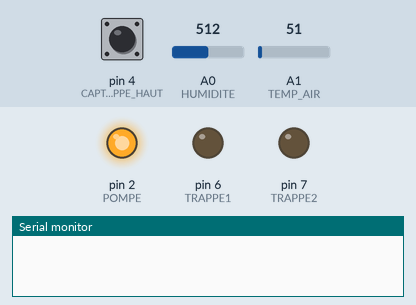
The sketch below on a simulated Arduino Uno, built with avr-gcc and run on an emulated ATmega328P. Parts: output pins drawn as LEDs (lit = HIGH), the last lines printed to the serial monitor. The test bench sets the inputs (shaded band); at power-on: A1 (TEMP_AIR) = 51, pin 4 (CAPT_TRAPPE_HAUT) HIGH, A0 (HUMIDITE) = 512.

Above: at 0.1 s.
At 1.2 s:
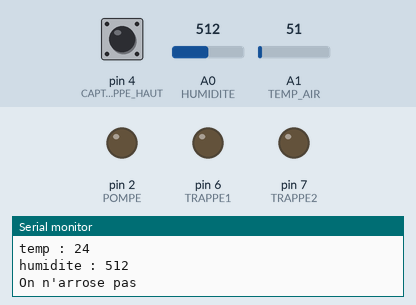
1.3 s: A1 (TEMP_AIR) set to 69
At 2.2 s:
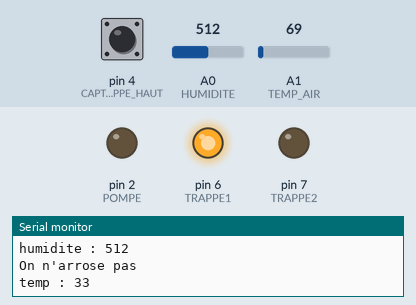
Timing chart, 0 to 4.3 s (numbered marks = the images above; inputs shaded):
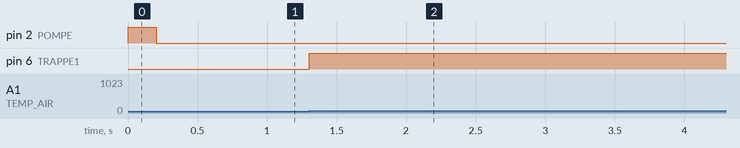

The sketch:

Programme_Arduino.ino
```cpp
//Définition des constantes
#define HUMIDITE A0
#define TEMP_AIR A1
#define POMPE 2
#define CAPT_TRAPPE_HAUT 4
#define CAPT_TRAPPE_BAS 5
#define TRAPPE1 6
#define TRAPPE2 7

//Définition des variables
unsigned int tempCan = 0;
unsigned int temperature = 0;
unsigned int seuilTemperatureHaut = 30;
unsigned int seuilTemperatureBas = 20;
unsigned int humiditeCan = 0;
unsigned int seuilHumidite = 512;


void setup() {
  Serial.begin(9600);
  pinMode(POMPE, OUTPUT);
  pinMode(CAPT_TRAPPE_HAUT, INPUT_PULLUP);
  pinMode(CAPT_TRAPPE_BAS, INPUT_PULLUP);
  pinMode(TRAPPE1, OUTPUT);
  pinMode(TRAPPE2, OUTPUT);

  digitalWrite(POMPE, HIGH);
  digitalWrite(TRAPPE1, LOW);
  digitalWrite(TRAPPE2, LOW);
}

void loop() {
  //traitement température de l'air
  tempCan = analogRead (TEMP_AIR); //lecture dans le vide préconisée
  delay(100);
  tempCan = analogRead (TEMP_AIR); //lecture LM35
  temperature = 500*tempCan/1023; //convertion en degrés
  Serial.print("temp : ");
  Serial.println(temperature);
  if (temperature > seuilTemperatureHaut) ouvrirTrappe(); //on aère si la température devient trop forte
  else if (temperature < seuilTemperatureBas)fermerTrappe(); //on garde la chaleur

  //traiment humidité sol
  humiditeCan = analogRead(HUMIDITE);
  delay(100);
  humiditeCan = analogRead(HUMIDITE);
  Serial.print("humidite : ");
  Serial.println(humiditeCan);
  if (humiditeCan < seuilHumidite) alimenterPompe(); //on arrose si l'humidité du sol est inférieur au seuil
  else arreterPompe(); //on arrête d'arroser

  delay(1000);
}

void ouvrirTrappe() {
  while (digitalRead(CAPT_TRAPPE_HAUT) == 1) digitalWrite(TRAPPE1, HIGH);
  digitalWrite(TRAPPE1, LOW);
}
void fermerTrappe() {
  while (digitalRead(CAPT_TRAPPE_BAS) == 1) digitalWrite(TRAPPE2, HIGH);
  digitalWrite(TRAPPE2, LOW);
}
void alimenterPompe() {
  Serial.println("On arrose");
  digitalWrite(POMPE, HIGH);
}
void arreterPompe() {
  Serial.println("On n'arrose pas");
  digitalWrite(POMPE, LOW);
}
```

Measured:
- the behaviour switches between 63 and 64 on A1 (TEMP_AIR) (found by bisection; images 1 and 2)
- after the input at 1.3 s, pin 6 (TRAPPE1): LOW → HIGH at once
